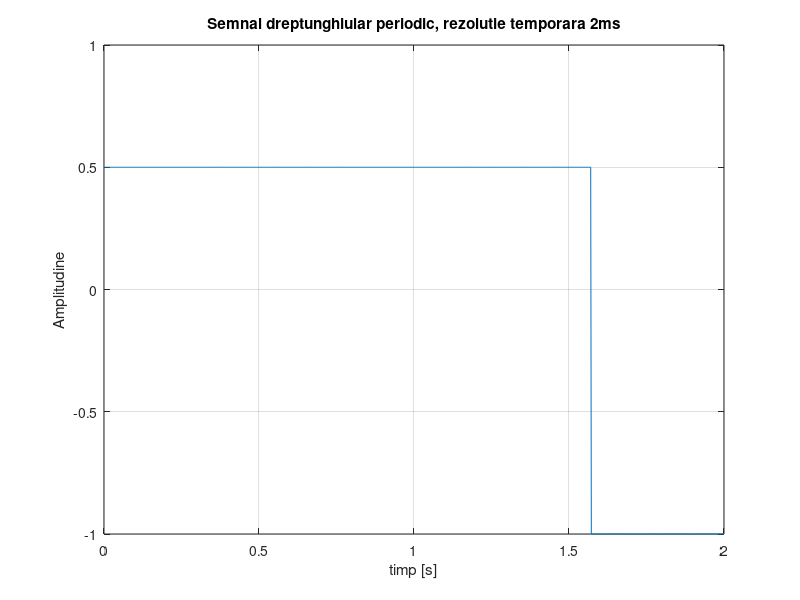
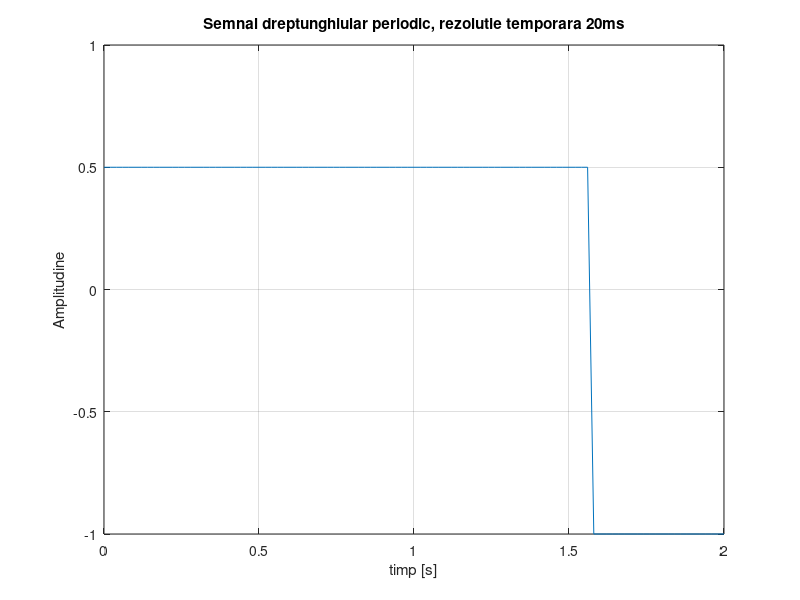
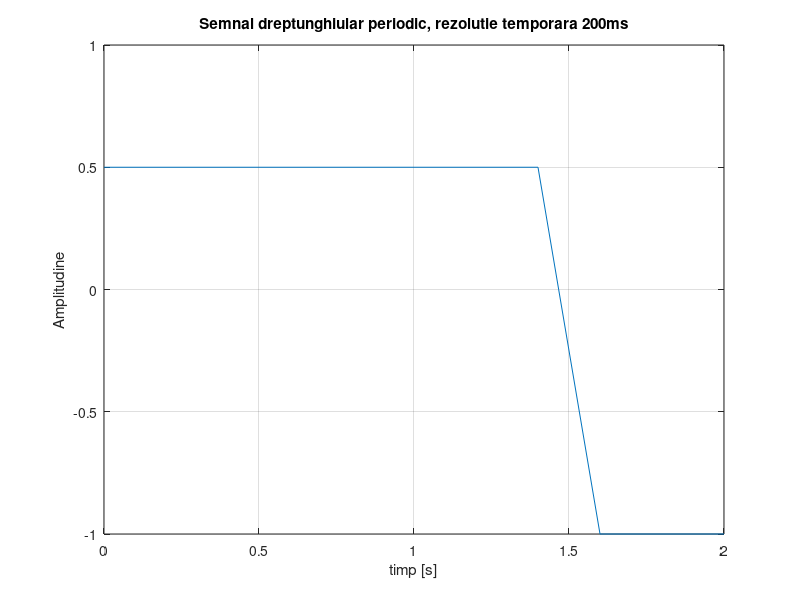

MATLAB code to generate these figures, in order:
figure(1)
%generam o perioada de 2s al unui semnal, cu rezolutia temporara de 2 ms
t=0:0.002:2;
%generam semnalul dreptunghiular, cu factorul de umplere 25%
semnal=-0.25+0.75*square(t,25);    %componenta continua -0.25 si amplitudinea 0.75 pentru ca semnalul sa se intinda la nivel maxim=0.5 si minim -1
plot(t,semnal)     %afisam graficul semnalului
grid               %punem linii in afisare pentru o citire mai usoara
xlabel('timp [s]') %denumim axa x "timp [s]"
ylabel('Amplitudine')       %denumim axa y "Amplitudine"
title('Semnal dreptunghiular periodic, rezolutie temporara 2ms')        %setam titlul graficului


figure(2)
%generam o perioada de 2s al unui semnal, cu rezolutia temporara de 2 ms
t=0:0.02:2;
%generam semnalul dreptunghiular, cu factorul de umplere 25%
semnal=-0.25+0.75*square(t,25);   %componenta continua -0.25 si amplitudinea 0.75 pentru ca semnalul sa se intinda la nivel maxim=0.5 si minim -1
plot(t,semnal)         %afisam graficul semnalului
grid                   %punem linii in afisare pentru o citire mai usoara
xlabel('timp [s]')     %denumim axa x "timp [s]"
ylabel('Amplitudine')  %denumim axa y "Amplitudine"
title('Semnal dreptunghiular periodic, rezolutie temporara 20ms')    %setam titlul graficului





figure(3)
%generam o perioada de 2s al unui semnal, cu rezolutia temporara de 2 ms
t=0:0.2:2;
%generam semnalul dreptunghiular, cu factorul de umplere 25%
semnal=-0.25+0.75*square(t,25);      %componenta continua -0.25 si amplitudinea 0.75 pentru ca semnalul sa se intinda la nivel maxim=0.5 si minim -1
plot(t,semnal)            %afisam graficul semnalului
grid                      %punem linii in afisare pentru o citire mai usoara
xlabel('timp [s]')        %denumim axa x "timp [s]"
ylabel('Amplitudine')     %denumim axa y "Amplitudine"
title('Semnal dreptunghiular periodic, rezolutie temporara 200ms')       %setam titlul graficului

